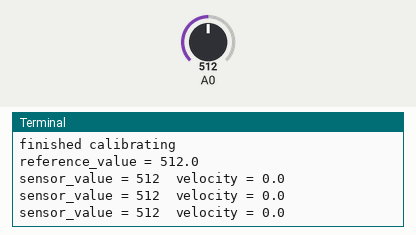
Recording of a program running on a simulated Raspberry Pi (BCM pin numbers) with a GrovePi and a Grove Base HAT. Parts: the last lines printed to the terminal. Inputs (shaded band) come from the test bench; at power-on: A0 = 512 (analog values on the 0–1023 scale).

Above: at 1.3 s.
1.4 s: A0 set to 716
At 2.0 s:
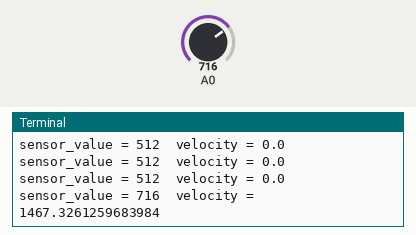
2.9 s: A0 set to 900
At 3.5 s:
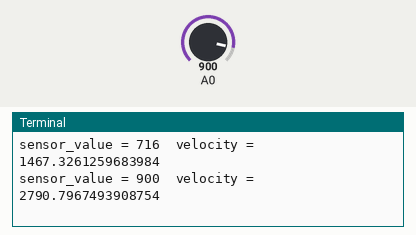
Timing chart, 0 to 5.9 s (numbered marks = the images above; inputs shaded):
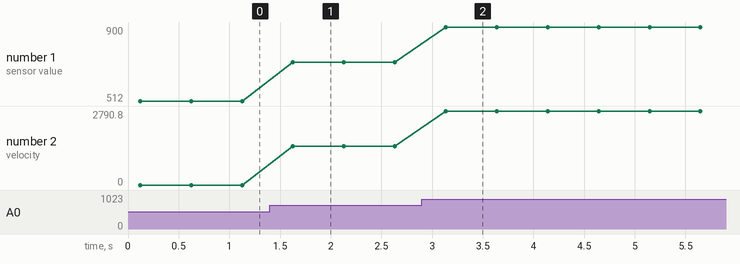

The program:

grove_single_axis_analog_gyro.py
```python
#!/usr/bin/env python
#
# GrovePi Example for using the Grove Single Axis Analog Gyro (http://www.seeedstudio.com/wiki/Grove_-_Single_Axis_Analog_Gyro)
#
# The GrovePi connects the Raspberry Pi and Grove sensors.  You can learn more about GrovePi here:  http://www.dexterindustries.com/GrovePi
#
# Have a question about this example?  Ask on the forums here:  http://forum.dexterindustries.com/c/grovepi
#
'''
## License

The MIT License (MIT)

GrovePi for the Raspberry Pi: an open source platform for connecting Grove Sensors to the Raspberry Pi.
Copyright (C) 2017  Dexter Industries

Permission is hereby granted, free of charge, to any person obtaining a copy
of this software and associated documentation files (the "Software"), to deal
in the Software without restriction, including without limitation the rights
to use, copy, modify, merge, publish, distribute, sublicense, and/or sell
copies of the Software, and to permit persons to whom the Software is
furnished to do so, subject to the following conditions:

The above copyright notice and this permission notice shall be included in
all copies or substantial portions of the Software.

THE SOFTWARE IS PROVIDED "AS IS", WITHOUT WARRANTY OF ANY KIND, EXPRESS OR
IMPLIED, INCLUDING BUT NOT LIMITED TO THE WARRANTIES OF MERCHANTABILITY,
FITNESS FOR A PARTICULAR PURPOSE AND NONINFRINGEMENT. IN NO EVENT SHALL THE
AUTHORS OR COPYRIGHT HOLDERS BE LIABLE FOR ANY CLAIM, DAMAGES OR OTHER
LIABILITY, WHETHER IN AN ACTION OF CONTRACT, TORT OR OTHERWISE, ARISING FROM,
OUT OF OR IN CONNECTION WITH THE SOFTWARE OR THE USE OR OTHER DEALINGS IN
THE SOFTWARE.
'''

import time
import grovepi

# Connect the Grove Single Axis Analog Gyro to analog port A0
# SIG,NC,VCC,GND
sensor = 0

grovepi.pinMode(sensor,"INPUT")

# calibration
print ("calibrating...")
sum = 0
errors = 0
for x in range(0, 100):
    try:
        # Get sensor value
        v = grovepi.analogRead(sensor)
        sum += v
        #time.sleep(.05)
    except IOError:
        print ("Error")
        errors += 1

if errors == 100:
    print ("unable to calibrate")
    raise SystemExit

reference_value = sum / (100 - errors)

print ("finished calibrating")
print("reference_value =", reference_value)

# ready
while True:
    try:
        # Get sensor value
        sensor_value = grovepi.analogRead(sensor)

        # Calculate angular velocity (deg/s)
        velocity = ((float)(sensor_value - reference_value) * 4930.0) / 1023.0 / 0.67

        print("sensor_value =", sensor_value, " velocity =", velocity)
        time.sleep(.5)

    except IOError:
       print ("Error")
```

Measured:
- after the input at 1.4 s, the terminal: prints a new line after 0.23 s (image 1)
- after the input at 2.9 s, the terminal: prints a new line after 0.24 s (image 2)
- plotted number 1: 512 → 716 after the input at 1.4 s, 716 → 900 after the input at 2.9 s
- plotted number 2: 0 → 1467.33 after the input at 1.4 s, 1467.33 → 2790.8 after the input at 2.9 s
